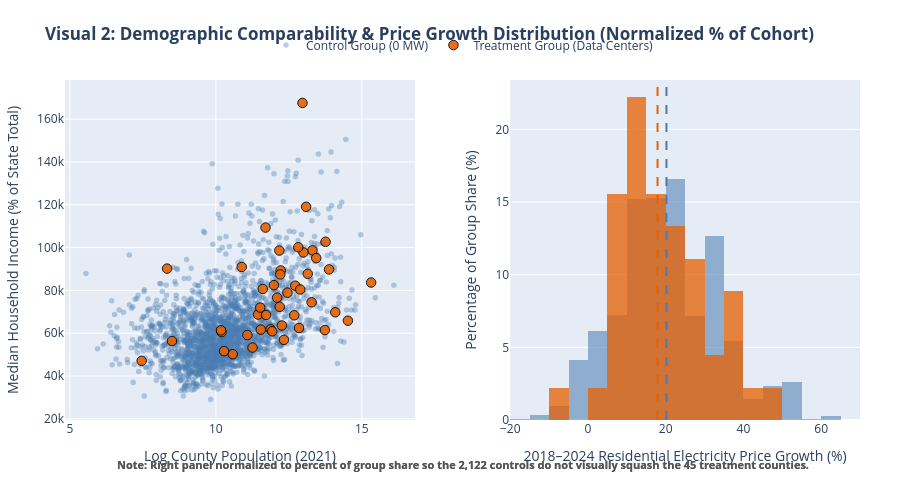

The notebook cell saved with this chart:
### Markdown cell above
## Visual 2: Comparability of Treatment vs. Control Counties
*Supports: **Methodological Approach***

### Visual Design & Interaction Architecture
- **Dual-Panel Subplots:** 
  - **Left Panel (Scatter):** County Population (log scale) vs. Median Household Income (% of state total), demonstrating where treatment counties lie within the national distribution.
  - **Right Panel (Normalized Histogram):** Distribution of 2018–2024 Residential Electricity Price Growth (%) normalized to **percentage of group (`histnorm='percent'`)**. This prevents the 2,122 control counties from visually squashing the 45 treatment counties, allowing direct comparison of distribution shapes and central tendencies.
- **Consistent Accessible Colors:** Treatment counties rendered in **Orange (`#E66101`)** and control counties in **Gray-Blue (`#4A7BB0`)**.
- **Contextual Annotation & Median Lines:** Dashed vertical lines mark group medians (Treatment Median: 17.9%, Control Median: 20.2%), visually reinforcing that price growth in data center counties tracks or lags controls.

### Code cell
# Construct Visual 2: Linked Side-by-Side Plots with Normalized Histogram
ctrl_sample = model_df[model_df['Has_Datacenter'] == 0]
treat_sample = model_df[model_df['Has_Datacenter'] == 1]

fig2 = make_subplots(
    rows=1, cols=2,
    subplot_titles=(
        "<b>County Demographics: Log Population vs. Median Income</b>",
        "<b>Price Growth Distribution (Normalized % of Group)</b>"
    ),
    horizontal_spacing=0.12
)

# 1. Control Group (Gray-Blue #4A7BB0)
fig2.add_trace(
    go.Scatter(
        x=ctrl_sample['Log_Population'],
        y=ctrl_sample['Median_Income_2022'],
        mode='markers',
        name='Control Group (0 MW)',
        marker=dict(color=COLOR_CONTROL, size=5.5, opacity=0.38),
        legendgroup='control',
        text=ctrl_sample['County'] + ', ' + ctrl_sample['State'],
        hovertemplate="<b>%{text} (Control)</b><br>Log Pop: %{x:.2f}<br>Income Index: %{y:.1f}%<extra></extra>"
    ),
    row=1, col=1
)

fig2.add_trace(
    go.Histogram(
        x=ctrl_sample['Price_Growth_Pct'],
        name='Control Group (0 MW)',
        histnorm='percent',
        marker=dict(color=COLOR_CONTROL, opacity=0.55),
        legendgroup='control',
        showlegend=False,
        nbinsx=40,
        hovertemplate="Control Growth: %{x:.1f}%<br>Share of Control: %{y:.1f}%<extra></extra>"
    ),
    row=1, col=2
)

# 2. Treatment Group (Orange #E66101)
fig2.add_trace(
    go.Scatter(
        x=treat_sample['Log_Population'],
        y=treat_sample['Median_Income_2022'],
        mode='markers',
        name='Treatment Group (Data Centers)',
        marker=dict(color=COLOR_TREATMENT, size=9.5, opacity=0.9, line=dict(color='black', width=1)),
        legendgroup='treatment',
        text=treat_sample['County'] + ', ' + treat_sample['State'],
        hovertemplate="<b>%{text} (Treatment)</b><br>Log Pop: %{x:.2f}<br>Income Index: %{y:.1f}%<br>Growth: %{customdata:.1f}%<extra></extra>",
        customdata=treat_sample['Price_Growth_Pct']
    ),
    row=1, col=1
)

fig2.add_trace(
    go.Histogram(
        x=treat_sample['Price_Growth_Pct'],
        name='Treatment Group (Data Centers)',
        histnorm='percent',
        marker=dict(color=COLOR_TREATMENT, opacity=0.75),
        legendgroup='treatment',
        showlegend=False,
        nbinsx=25,
        hovertemplate="Treatment Growth: %{x:.1f}%<br>Share of Treatment: %{y:.1f}%<extra></extra>"
    ),
    row=1, col=2
)

# Add median reference lines on the distribution plot
treat_med = treat_sample['Price_Growth_Pct'].median()
ctrl_med = ctrl_sample['Price_Growth_Pct'].median()

fig2.add_vline(x=ctrl_med, line_dash="dash", line_color=COLOR_CONTROL, line_width=2,
               annotation_text=f"Ctrl Med: {ctrl_med:.1f}%", annotation_position="top left", row=1, col=2)
fig2.add_vline(x=treat_med, line_dash="dash", line_color=COLOR_TREATMENT, line_width=2,
               annotation_text=f"Treat Med: {treat_med:.1f}%", annotation_position="top right", row=1, col=2)

fig2.update_layout(
    title="<b>Visual 2: Demographic Comparability & Price Growth Distribution (Normalized % of Cohort)</b>",
    barmode='overlay',
    legend=dict(orientation="h", yanchor="bottom", y=1.06, xanchor="center", x=0.5),
    annotations=[
        dict(
            text="<b>Note: Right panel normalized to percent of group share so the 2,122 controls do not visually squash the 45 treatment counties.</b>",
            xref="paper", yref="paper", x=0.5, y=-0.16, showarrow=False, font=dict(size=11, color="#555555")
        )
    ],
    height=480,
    margin=dict(l=50, r=40, t=80, b=60)
)

fig2.update_xaxes(title_text="Log County Population (2021)", row=1, col=1)
fig2.update_yaxes(title_text="Median Household Income (% of State Total)", row=1, col=1)
fig2.update_xaxes(title_text="2018–2024 Residential Electricity Price Growth (%)", range=[-20, 70], row=1, col=2)
fig2.update_yaxes(title_text="Percentage of Group Share (%)", row=1, col=2)

fig2.show()

### Figure 1 — Plotly figure (JSON) as saved in the notebook; plotly's stock layout.template omitted (floating-point values rounded to 4 significant figures; data arrays with more than 128 entries replaced by an {"elided": "..."} marker saying what was removed)
{"data": [{"hovertemplate": "<b>%{text} (Control)</b><br>Log Pop: %{x:.2f}<br>Income Index: %{y:.1f}%<extra></extra>", "legendgroup": "control", "marker": {"color": "#4A7BB0", "opacity": 0.38, "size": 5.5}, "mode": "markers", "name": "Control Group (0 MW)", "text": {"elided": "2122 str values"}, "type": "scatter", "x": {"elided": "2122 float values"}, "xaxis": "x", "y": {"elided": "2122 float values"}, "yaxis": "y"}, {"histnorm": "percent", "hovertemplate": "Control Growth: %{x:.1f}%<br>Share of Control: %{y:.1f}%<extra></extra>", "legendgroup": "control", "marker": {"color": "#4A7BB0", "opacity": 0.55}, "name": "Control Group (0 MW)", "nbinsx": 40, "showlegend": false, "type": "histogram", "x": {"elided": "2122 float values"}, "xaxis": "x2", "yaxis": "y2"}, {"customdata": [27.45, 20.86, 29.28, 13.47, 25.89, 34.55, 8.537, 10.25, 40.81, 45.38, 22.99, 13.46, 26.52, 18.91, 24.45, 36.8, 10.25, -9.674, 10.76, 38.76, 17.91, 16.6, 30.42, 8.343, 25.94, 13.18, 36.55, 4.909, 13.14, 5.526, 35.6, 15.62, 7.087, 20.28, 9.778, 14.89, 7.095, 20.03, 8.537, 19.19, 14.49, 16.5, 22.99, 19.78, 11.7], "hovertemplate": "<b>%{text} (Treatment)</b><br>Log Pop: %{x:.2f}<br>Income Index: %{y:.1f}%<br>Growth: %{customdata:.1f}%<extra></extra>", "legendgroup": "treatment", "marker": {"color": "#E66101", "line": {"color": "black", "width": 1}, "opacity": 0.9, "size": 9.5}, "mode": "markers", "name": "Treatment Group (Data Centers)", "text": ["Licking, OH", "Henrico, VA", "Maricopa, AZ", "Bexar, TX", "Shelby, TN", "Madison, MS", "Prince William, VA", "Sarpy, NE", "Ellis, TX", "Niagara, NY", "Fayette, GA", "Taylor, TX", "Racine, WI", "Mayes, OK", "Franklin, OH", "Denton, TX", "Douglas, NE", "Pottawattamie, IA", "Warren, IA", "Washington, OR", "Clark, IN", "Dakota, MN", "Storey, NV", "Wasco, OR", "Montgomery, AL", "Ada, ID", "Bell, TX", "Laramie, WY", "Madison, AL", "Lancaster, NE", "Fairfield, OH", "Utah, UT", "Dickens, TX", "Columbia, PA", "Clay, MO", "Sumner, TN", "Valencia, NM", "Chesterfield, VA", "Loudoun, VA", "Edgefield, SC", "Dickey, ND", "Cherokee, NC", "Cumberland, NJ", "Whitfield, GA", "Fulton, GA"], "type": "scatter", "x": [12.1, 12.72, 15.32, 14.52, 13.74, 11.61, 13.09, 12.17, 12.22, 12.26, 11.7, 11.88, 12.19, 10.58, 14.09, 13.76, 13.28, 11.44, 10.89, 13.31, 11.72, 13.0, 8.329, 10.19, 12.33, 13.15, 12.85, 11.52, 12.89, 12.69, 11.99, 13.44, 7.459, 11.08, 12.45, 12.21, 11.26, 12.82, 12.97, 10.18, 8.497, 10.28, 11.93, 11.54, 13.88], "xaxis": "x", "y": [76600.0, 82190.0, 83670.0, 65840.0, 61450.0, 80640.0, 119100.0, 98620.0, 89310.0, 63560.0, 109400.0, 61800.0, 72330.0, 50170.0, 69760.0, 102700.0, 74420.0, 68710.0, 90940.0, 98710.0, 68490.0, 97730.0, 90170.0, 60510.0, 56860.0, 87750.0, 62410.0, 71960.0, 80430.0, 68360.0, 82450.0, 95080.0, 47070.0, 59130.0, 78930.0, 87450.0, 53280.0, 100100.0, 167600.0, 61320.0, 56330.0, 51610.0, 60890.0, 61680.0, 89800.0], "yaxis": "y"}, {"histnorm": "percent", "hovertemplate": "Treatment Growth: %{x:.1f}%<br>Share of Treatment: %{y:.1f}%<extra></extra>", "legendgroup": "treatment", "marker": {"color": "#E66101", "opacity": 0.75}, "name": "Treatment Group (Data Centers)", "nbinsx": 25, "showlegend": false, "type": "histogram", "x": [27.45, 20.86, 29.28, 13.47, 25.89, 34.55, 8.537, 10.25, 40.81, 45.38, 22.99, 13.46, 26.52, 18.91, 24.45, 36.8, 10.25, -9.674, 10.76, 38.76, 17.91, 16.6, 30.42, 8.343, 25.94, 13.18, 36.55, 4.909, 13.14, 5.526, 35.6, 15.62, 7.087, 20.28, 9.778, 14.89, 7.095, 20.03, 8.537, 19.19, 14.49, 16.5, 22.99, 19.78, 11.7], "xaxis": "x2", "yaxis": "y2"}], "layout": {"annotations": [{"font": {"color": "#555555", "size": 11}, "showarrow": false, "text": "<b>Note: Right panel normalized to percent of group share so the 2,122 controls do not visually squash the 45 treatment counties.</b>", "x": 0.5, "xanchor": "center", "xref": "paper", "y": -0.16, "yanchor": "bottom", "yref": "paper"}, {"font": {"color": "#555555", "size": 11}, "showarrow": false, "text": "<b>Note: Right panel normalized to percent of group share so the 2,122 controls do not visually squash the 45 treatment counties.</b>", "x": 0.5, "xanchor": "center", "xref": "paper", "y": -0.16, "yanchor": "bottom", "yref": "paper"}, {"font": {"color": "#555555", "size": 11}, "showarrow": false, "text": "<b>Note: Right panel normalized to percent of group share so the 2,122 controls do not visually squash the 45 treatment counties.</b>", "x": 0.5, "xanchor": "right", "xref": "paper", "y": -0.16, "yanchor": "top", "yref": "paper"}, {"font": {"color": "#555555", "size": 11}, "showarrow": false, "text": "<b>Note: Right panel normalized to percent of group share so the 2,122 controls do not visually squash the 45 treatment counties.</b>", "x": 0.5, "xanchor": "left", "xref": "paper", "y": -0.16, "yanchor": "top", "yref": "paper"}], "barmode": "overlay", "height": 480, "legend": {"orientation": "h", "x": 0.5, "xanchor": "center", "y": 1.06, "yanchor": "bottom"}, "margin": {"b": 60, "l": 50, "r": 40, "t": 80}, "shapes": [{"line": {"color": "#4A7BB0", "dash": "dash", "width": 2}, "type": "line", "x0": 20.2, "x1": 20.2, "xref": "x2", "y0": 0, "y1": 1, "yref": "y2 domain"}, {"line": {"color": "#E66101", "dash": "dash", "width": 2}, "type": "line", "x0": 17.91, "x1": 17.91, "xref": "x2", "y0": 0, "y1": 1, "yref": "y2 domain"}], "title": {"text": "<b>Visual 2: Demographic Comparability & Price Growth Distribution (Normalized % of Cohort)</b>"}, "xaxis": {"anchor": "y", "domain": [0, 0.44], "title": {"text": "Log County Population (2021)"}}, "xaxis2": {"anchor": "y2", "domain": [0.56, 1], "range": [-20, 70], "title": {"text": "2018–2024 Residential Electricity Price Growth (%)"}}, "yaxis": {"anchor": "x", "domain": [0, 1], "title": {"text": "Median Household Income (% of State Total)"}}, "yaxis2": {"anchor": "x2", "domain": [0, 1], "title": {"text": "Percentage of Group Share (%)"}}}}
